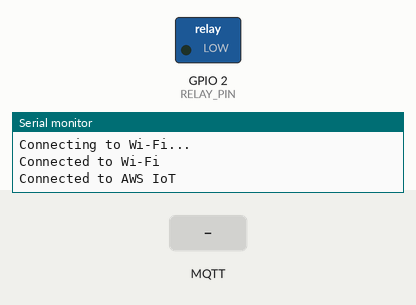
Simulated run of this sketch. Board: ESP32. Shown: switched loads named in the sketch (green lamp = pin HIGH), the last lines printed to the serial monitor. The inputs (shaded band) are chosen by the test bench. WiFi joins after 1.5 s; servers stay silent unless stated; no MQTT or app messages arrive unless stated.

Above: at 3.2 s.
3.3 s: MQTT message "ON" arrives on the first subscribed topic
At 4.4 s:
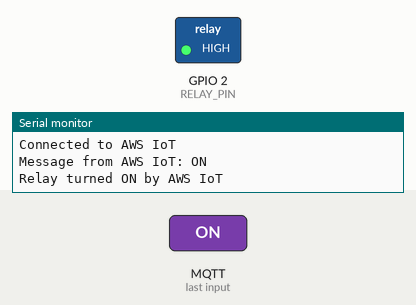
4.8 s: MQTT message "OFF" arrives on the first subscribed topic
At 5.5 s:
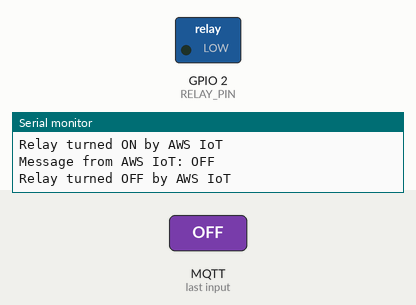
Timing chart, 0 to 7.8 s (numbered marks = the images above; inputs shaded):
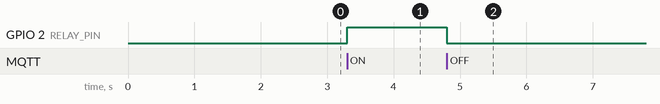

The sketch:

IoT.ino
```cpp
#include <WiFi.h>
#include <WiFiClientSecure.h>
#include <PubSubClient.h>
#include <SinricPro.h>
#include <SinricProSwitch.h>

// WiFi Credentials
#define WIFI_SSID "IOT"
#define WIFI_PASS "12345678"

// Relay Control Pin (connected to ESP32 GPIO 2)
#define RELAY_PIN 2

// Sinric Pro Credentials
#define SINRIC_API_KEY ""
#define SINRIC_APP_SECRET ""
#define SINRIC_DEVICE_ID ""

// AWS IoT Credentials
const char* AWS_ENDPOINT = "";
const char* MQTT_SUB_TOPIC = "esp32/sub";

// AWS Certificate Strings
const char* AWS_CERT_CA = R"EOF(
-----BEGIN CERTIFICATE-----
-----END CERTIFICATE-----
 )EOF";

const char* AWS_CERT_CRT = R"EOF(
-----BEGIN CERTIFICATE-----
-----END CERTIFICATE-----
 )EOF";

const char* AWS_CERT_PRIVATE = R"EOF(
-----BEGIN RSA PRIVATE KEY-----
-----END RSA PRIVATE KEY-----
 )EOF";

// Global Objects
WiFiClientSecure secureClient;
PubSubClient mqttClient(secureClient);

// Function to handle SinricPro switch request
bool onPowerState(const String& deviceId, bool state) {
  digitalWrite(RELAY_PIN, state ? HIGH : LOW);
  Serial.printf("Device %s turned %s\r\n", deviceId.c_str(), state ? "ON" : "OFF");
  return true;
}

// Function to handle AWS IoT messages
void messageHandler(char* topic, byte* payload, unsigned int length) {
  String message;
  for (int i = 0; i < length; i++) message += (char)payload[i];
  Serial.printf("Message from AWS IoT: %s\r\n", message.c_str());

  // Check if message is "ON" or "OFF" and control the relay
  if (message == "ON") {
    digitalWrite(RELAY_PIN, HIGH);  // Turn relay ON
    Serial.println("Relay turned ON by AWS IoT");
  } else if (message == "OFF") {
    digitalWrite(RELAY_PIN, LOW);   // Turn relay OFF
    Serial.println("Relay turned OFF by AWS IoT");
  }
}

// Setup function
void setup() {
  Serial.begin(115200);
  pinMode(RELAY_PIN, OUTPUT);
  digitalWrite(RELAY_PIN, LOW);

  // Connect to Wi-Fi
  WiFi.begin(WIFI_SSID, WIFI_PASS);
  while (WiFi.status() != WL_CONNECTED) {
    delay(1000);
    Serial.println("Connecting to Wi-Fi...");
  }
  Serial.println("Connected to Wi-Fi");

  // Configure AWS IoT
  secureClient.setCACert(AWS_CERT_CA);
  secureClient.setCertificate(AWS_CERT_CRT);
  secureClient.setPrivateKey(AWS_CERT_PRIVATE);
  mqttClient.setServer(AWS_ENDPOINT, 8883);
  mqttClient.setCallback(messageHandler);

  // Connect to AWS IoT
  while (!mqttClient.connect("ESP32Client")) {
    Serial.println("Connecting to AWS IoT...");
    delay(1000);
  }
  Serial.println("Connected to AWS IoT");
  mqttClient.subscribe(MQTT_SUB_TOPIC);

  // Configure SinricPro
  SinricProSwitch& mySwitch = SinricPro[SINRIC_DEVICE_ID];
  mySwitch.onPowerState(onPowerState);

  SinricPro.begin(SINRIC_API_KEY, SINRIC_APP_SECRET);
}

// Loop function
void loop() {
  if (!mqttClient.connected()) {
    while (!mqttClient.connect("ESP32Client")) {
      Serial.println("Reconnecting to AWS IoT...");
      delay(1000);
    }
  }
  mqttClient.loop();
  SinricPro.handle();
}
```

Measured:
- after the input at 3.3 s, GPIO 2 (RELAY_PIN): LOW → HIGH at once
- after the input at 4.8 s, GPIO 2 (RELAY_PIN): HIGH → LOW at once
